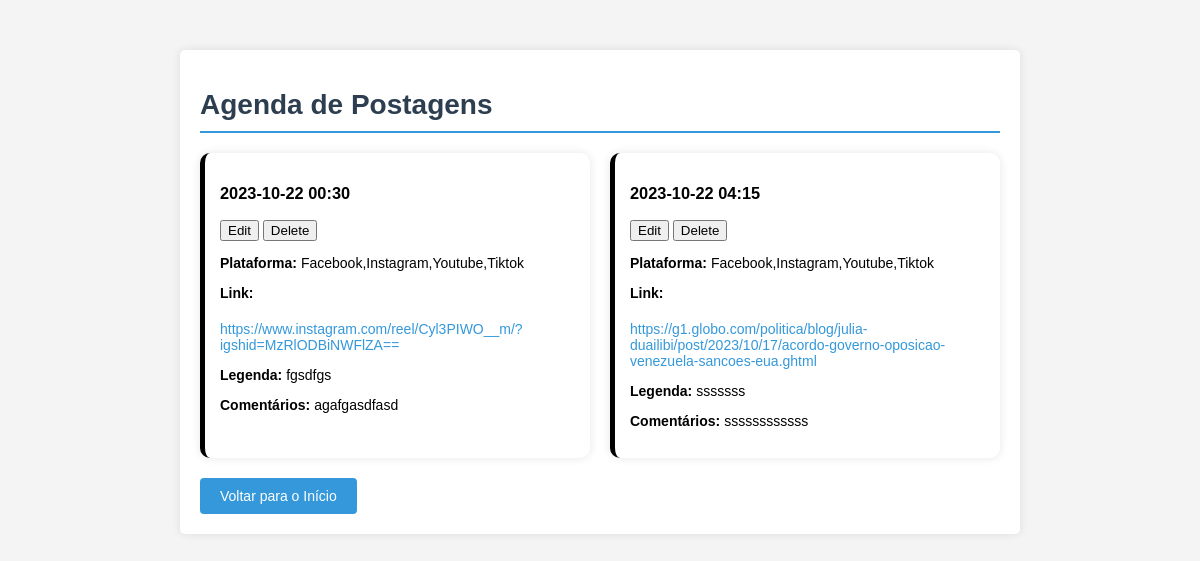
Page /agenda on the earlier database version.
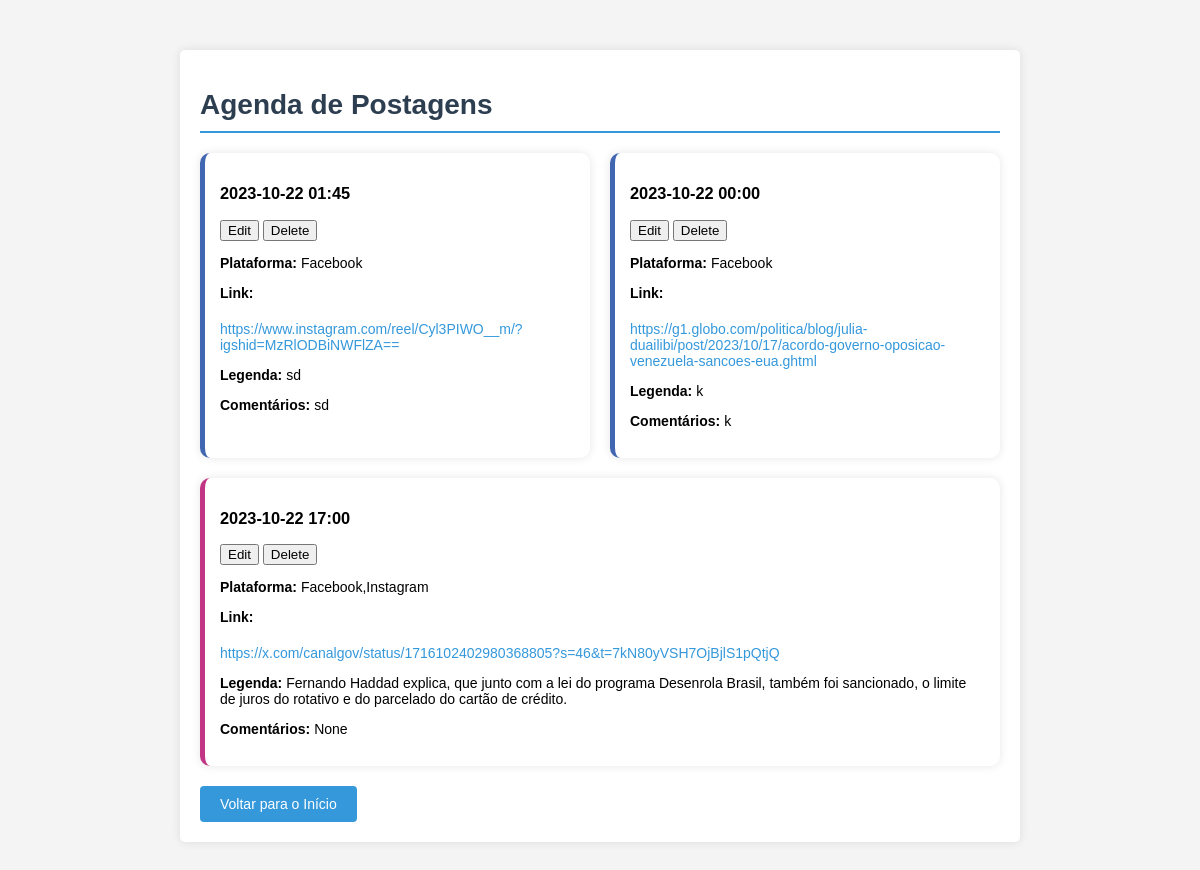
Same page on the later database version.
### app.py (models this page shows, shortened)
class Post(db.Model):
    id = db.Column(db.Integer, primary_key=True)
    link = db.Column(db.String(100), nullable=False)
    legenda = db.Column(db.Text, nullable=False)
    comentarios = db.Column(db.Text, default="")
    plataforma = db.Column(db.String(50), nullable=False)
    date = db.Column(db.Date, nullable=False)
    time = db.Column(db.Time, nullable=False)
    order = db.Column(db.Integer, nullable=False, default=0)

### app.py (the view)
@app.route("/agenda")
def agenda_page():
    posts = Post.query.order_by(Post.order, Post.date, Post.time).all()
    return render_template("agenda.html", posts=posts)

### templates/agenda.html (shortened to what this page needs)
<!DOCTYPE html>
<html>
<head>
    <link rel="stylesheet" type="text/css" href="{{ url_for('static', filename='style.css') }}">
    <link rel="stylesheet" href="https://cdnjs.cloudflare.com/ajax/libs/font-awesome/6.0.0-beta3/css/all.min.css">
</head>
<body>
    <div class="container">
        <h1>Agenda de Postagens</h1>
        <div class="card-container" id="postsList">
            {% for post in posts %}
                <div class="post-card {% for plataforma in post.plataforma.split(',') %}{{ plataforma|lower }} {% endfor %}" data-id="{{ post.id }}">
                    <h3>{{ post.date }} {{ post.time.strftime('%H:%M') }}</h3>
                    <button class="btn-edit" data-id="{{ post.id }}">Edit</button>
                    <button class="btn-delete" data-id="{{ post.id }}">Delete</button>
                    <p><strong>Plataforma:</strong> {{ post.plataforma }}</p>
                    <p><strong>Link:</strong> <a href="{{ post.link }}" target="_blank">{{ post.link }}</a></p>
                    <p><strong>Legenda:</strong> {{ post.legenda }}</p>
                    {% if post.comentarios %}
                        <p><strong>Comentários:</strong> {{ post.comentarios }}</p>
                    {% else %}
                        <p><strong>Comentários:</strong> None</p>
                    {% endif %}
                </div>
            {% endfor %}
        </div>
        <a href="{{ url_for('index') }}" class="btn">Voltar para o Início</a>
    </div>
</body>
</html>

### static/style.css (style rules this page uses)
body { font-family: 'Arial', sans-serif; background-color: #f4f4f4; margin: 0; padding: 0; font-size: 14px; }
.container { max-width: 800px; margin: 50px auto; background-color: #fff; padding: 20px; border-radius: 5px; box-shadow: 0 0 10px rgba(0, 0, 0, 0.1); }
h1 { color: #2c3e50; border-bottom: 2px solid #3498db; padding-bottom: 10px; margin-bottom: 20px; }
a { display: block; margin-top: 20px; color: #3498db; text-decoration: none; }
.btn { display: inline-block; padding: 10px 20px; background-color: #3498db; color: #fff; border-radius: 4px; text-align: center; transition: background-color 0.3s; }
.card-container { display: flex; flex-wrap: wrap; gap: 20px; }
.post-card { flex: 1; min-width: 250px; background-color: #fff; padding: 15px; border-radius: 10px; box-shadow: 0 0 10px rgba(0, 0, 0, 0.1); }
.facebook { border-left: 5px solid #4267B2; }
.instagram { border-left: 5px solid #C13584; }

Differences in the rows shown:
changed Post: time "04:15" → "01:45"; plataforma "Facebook,Instagram,Youtube,Tiktok" → "Facebook"; link "https://g1.globo.com/politica/blog/julia-duailibi/post/2023/10/17/acordo-governo-oposicao-venezuela-sancoes-eua.ghtml" → "https://www.instagram.com/reel/Cyl3PIWO__m/?igshid=MzRlODBiNWFlZA=="; legenda "sssssss" → "sd"; comentarios "ssssssssssss" → "sd"; moves up the list
changed Post: time "00:30" → "00:00"; plataforma "Facebook,Instagram,Youtube,Tiktok" → "Facebook"; link "https://www.instagram.com/reel/Cyl3PIWO__m/?igshid=MzRlODBiNWFlZA==" → "https://g1.globo.com/politica/blog/julia-duailibi/post/2023/10/17/acordo-governo-oposicao-venezuela-sancoes-eua.ghtml"; legenda "fgsdfgs" → "k"; comentarios "agafgasdfasd" → "k"
added Post: date "2023-10-22", time "17:00", plataforma "Facebook,Instagram", link "https://x.com/canalgov/status/1716102402980368805?s=46&t=7kN80yVSH7OjBjlS1pQtjQ", legenda "Fernando Haddad explica, que junto com a lei do programa Desenrola Brasil, também foi sancionado, o limite de juros do rotativo e do parcelado do cartão de crédito.", shows "Comentários:", comentarios "None"
